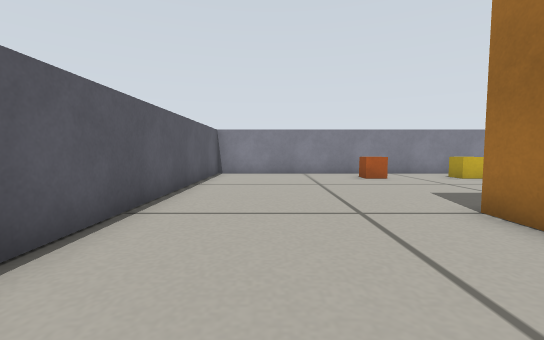
[1] (above)

20 first-person views from a walk through a world built for the Gazebo simulator. The camera is 0.26 m above the floor, tilts 4° down and sees 90° across. The floor is counted in squares, 0.25 m on a side. Each view is taken from the middle of a square. On the plan, view 1 faces up. The plan holds only what a view shows up to about 11 squares ahead; the rest is blank. The place goes on beyond the plan.

[2]
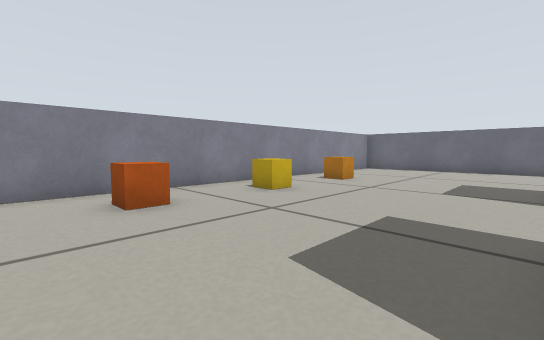

[3]
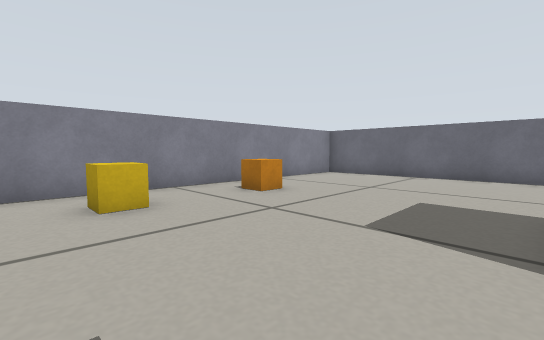

[4]
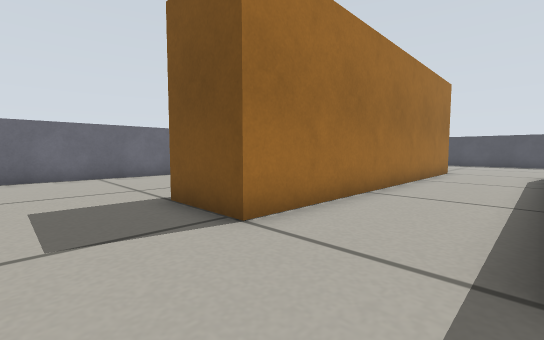

[5]
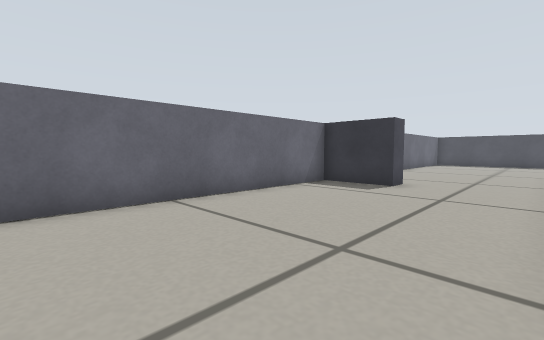

[6]
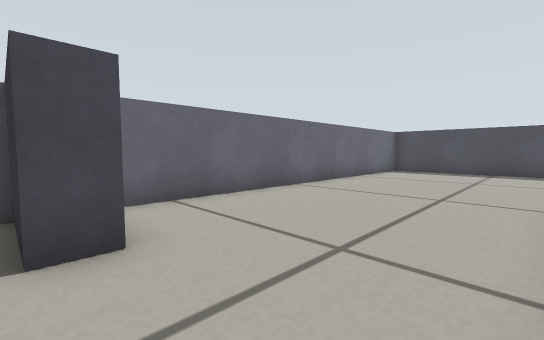

[7]
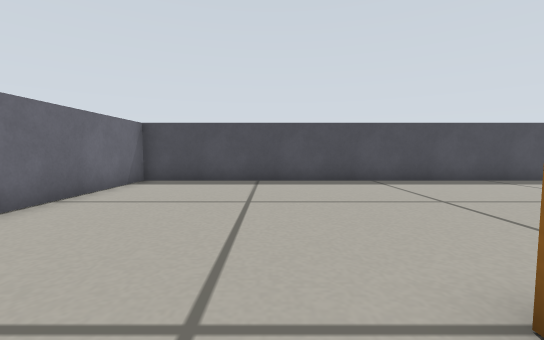

[8]
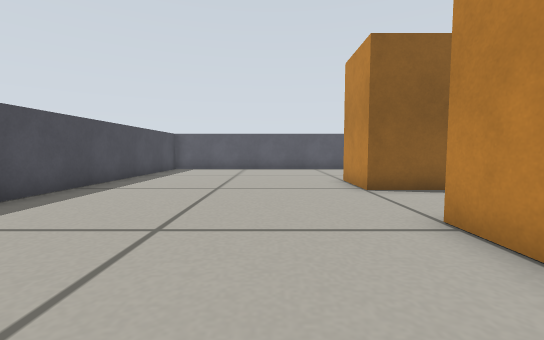

[9]
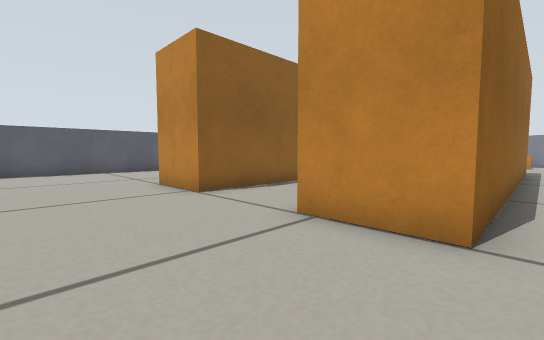

[10]
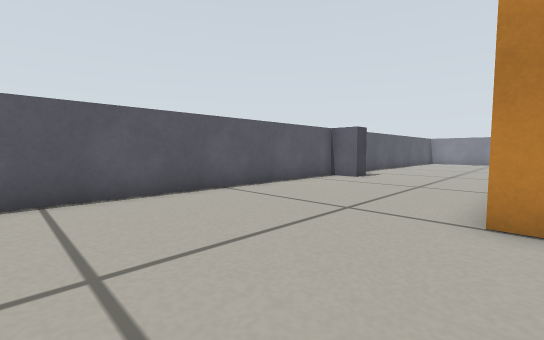

[11]
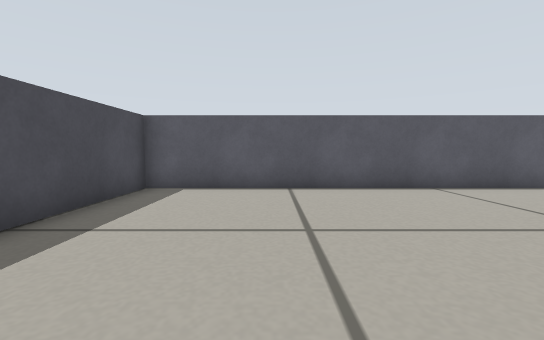

[12]
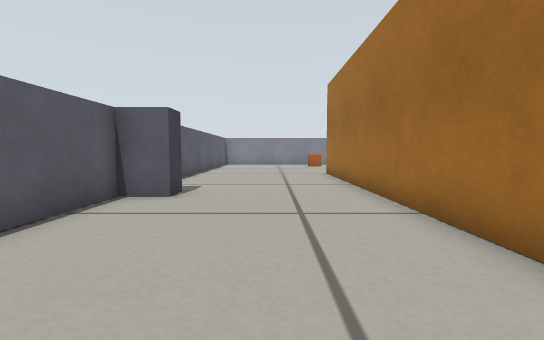

[13]
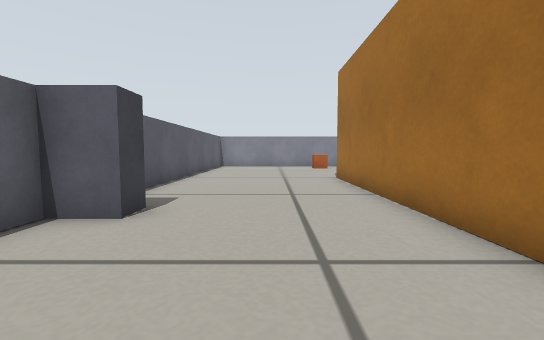

[14]
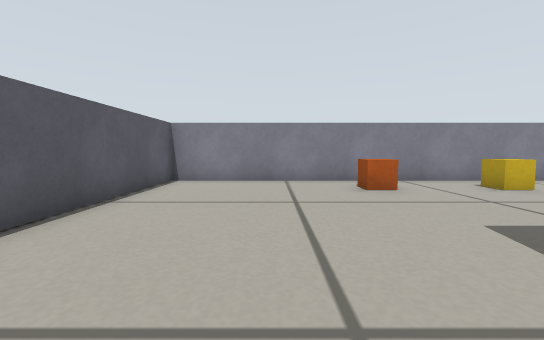

[15]
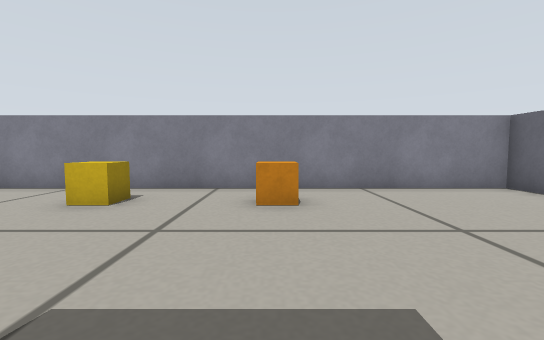

[16]
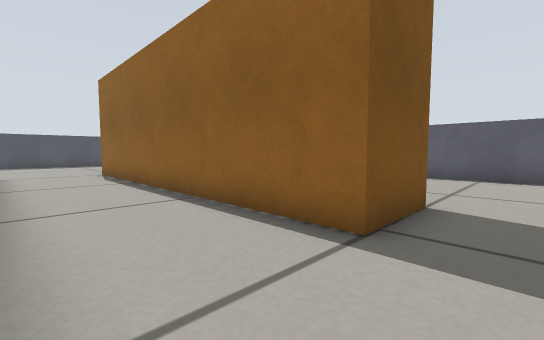

[17]
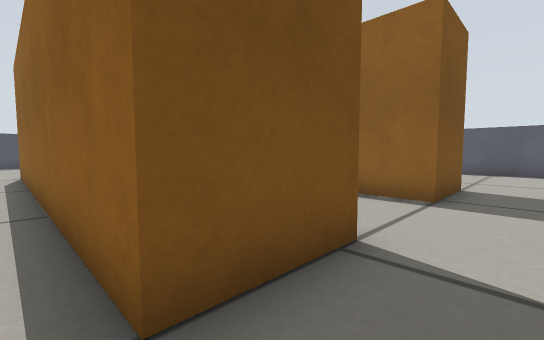

[18]
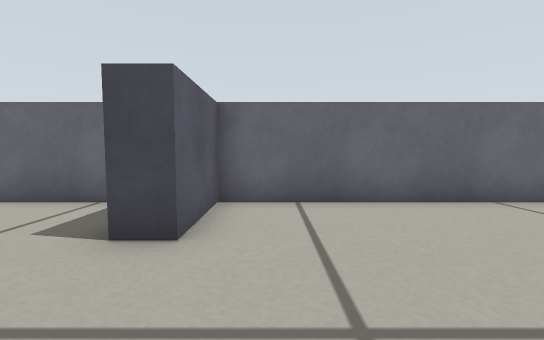

[19]
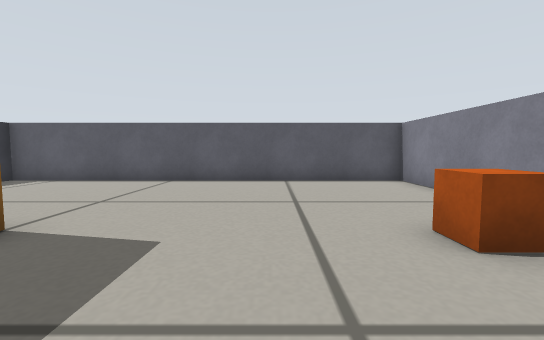

[20]
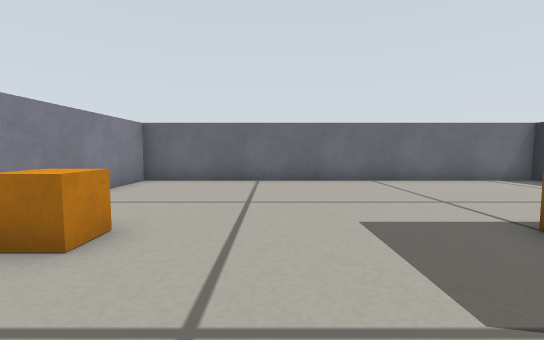

### Floor plan
Points are (right, up) in squares from view 1. A wall is a line through its corners. A room is listed if a view was taken in it or the views show most of it. See-through windows are left out.
Room 1 (views 1, 2, 3, 4, 5, 6, 7, 8, 9, 10, 11, 12, 13, 14, 15, 16, 17, 18, 19, 20)
walls: (9.1, -5.5) (9.1, 4.5) (11.5, 4.5) (11.5, -7.5) (9, -7.5); (3.5, -5.6) (3.5, 4.5) (5.9, 4.5) (5.9, -7.5) (3.5, -7.5); (4.6, 12.5) (-2.5, 12.5) (-2.5, -15.5) (17.5, -15.5) (17.5, 12.5) (10.4, 12.5)
objects: gate (-2, -2) to (-1, -1); orange box (4, 10) to (4, 11); yellow box (7, 10) to (8, 11); orange box (11, 10) to (11, 11); gate (15, -2) to (17, -1)

Where each view was taken, in squares from view 1:
view 1: 0 up, 0 right, facing up
view 2: 5 up, 2 right, facing up-right
view 3: 5 up, 6 right, facing up-right
view 4: 7 up, 6 right, facing down-right
view 5: 7 up, 12 right, facing down-right
view 6: 1 down, 12 right, facing down-right
view 7: 6 down, 13 right, facing down
view 8: 10 down, 13 right, facing left
view 9: 11 down, 12 right, facing up-left
view 10: 12 down, 4 right, facing up-left
view 11: 12 down, 5 right, facing left
view 12: 8 down, 1 right, facing up
view 13: 6 down, 1 right, facing up
view 14: 3 up, 1 right, facing up
view 15: 5 up, 11 right, facing up
view 16: 6 up, 9 right, facing down-left
view 17: 6 up, 12 right, facing down-left
view 18: 3 down, 12 right, facing right
view 19: 8 up, 7 right, facing left
view 20: 8 up, 8 right, facing right
